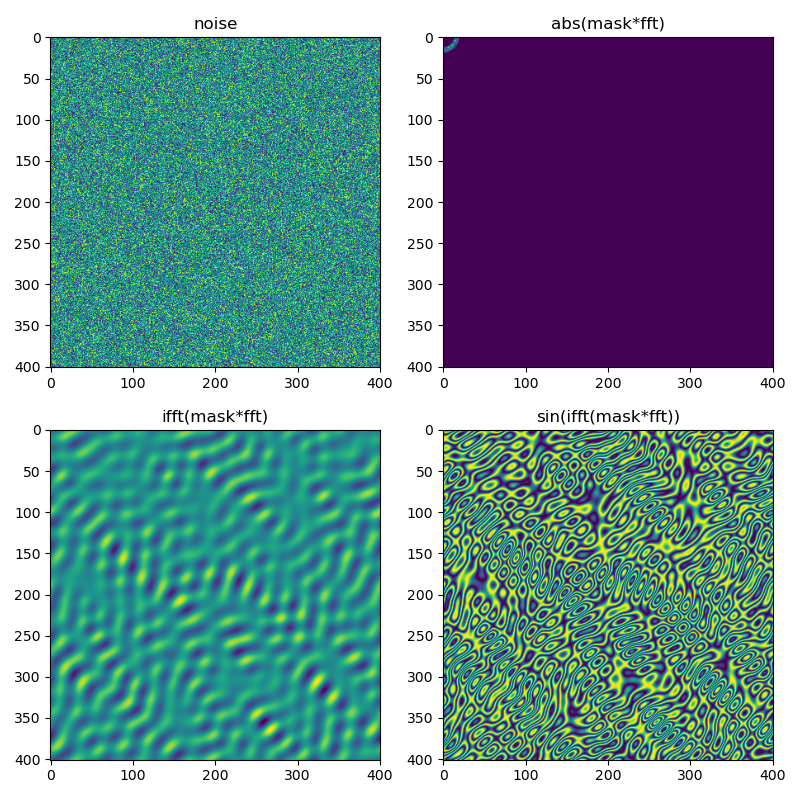

This figure's Python source:
#!/usr/bin/env python3

import numpy as np
import matplotlib.pyplot as plt

def main():
    N = 401
    noise = np.random.uniform(-1, 1, (N, N))  # it is important that noise is balased around 0
    noise_fft = np.fft.fft2(noise)
    t = np.arange(N, dtype=np.float)
    r = np.hypot(t[np.newaxis, ...], t[..., np.newaxis])
    #mask = np.logical_and(r > 12, r < 20).astype(float)
    mask = np.maximum(16 - np.power(r - 16, 2.), 0)
    noise_fft_masked = noise_fft * mask
    vawes = np.fft.ifft2(noise_fft_masked)

    fig, ((ax1, ax2), (ax3, ax4)) = plt.subplots(2, 2, figsize=(8, 8))

    ax1.imshow(noise)
    ax1.set_title('noise')

    ax2.imshow(np.abs(noise_fft_masked))
    ax2.set_title('abs(mask*fft)')

    ax3.imshow(vawes.real)
    ax3.set_title('ifft(mask*fft)')

    ax4.imshow(np.sin(vawes.real * 10 * np.pi))
    ax4.set_title('sin(ifft(mask*fft))')

    plt.tight_layout()

    plt.show()

if __name__ == '__main__':
    main()
